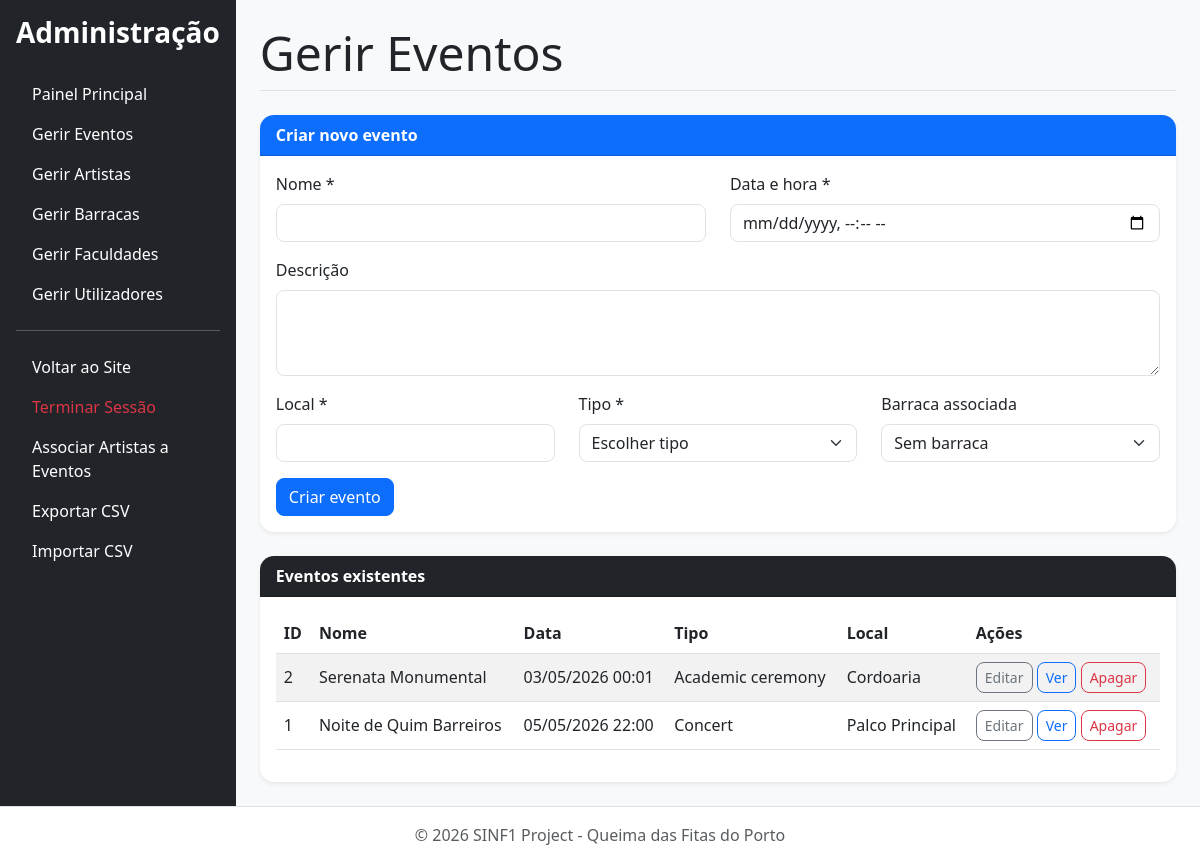
The app's page /public/admin/manage_events.php (signed in) with its own data.
### tables this page shows
CREATE TABLE `event` (
  `id_event` int(11) NOT NULL,
  `name` varchar(100) NOT NULL,
  `description` text DEFAULT NULL,
  `event_date` datetime NOT NULL,
  `location` varchar(100) NOT NULL,
  `event_type` varchar(50) NOT NULL,
  `id_tent` int(11) DEFAULT NULL
);

### src/dal/DataAccessLayer.php (called while the page is built, shortened)
<?php
class DataAccessLayer {
    private $conn;
    public function __construct() {
        $this->conn = new mysqli(DB_HOST, DB_USER, DB_PASS, DB_NAME);
        $this->conn->set_charset("utf8mb4");
    }
    public function executeSelect($query, $params = [], $types = "") {
        $stmt = $this->conn->prepare($query);
        $stmt->execute();
        $result = $stmt->get_result();
        $data = $result->fetch_all(MYSQLI_ASSOC);
        return $data;
    }
}
?>

### src/bll/BusinessLogicLayer.php (called while the page is built, shortened)
<?php
require_once __DIR__ . '/../dal/DataAccessLayer.php';
class BusinessLogicLayer {
    private $dal;
    public function __construct() {
        $this->dal = new DataAccessLayer();
    }
    public function getAllEvents($sortBy = 'date') {
        $orderBy = "e.event_date ASC";
        $query = "SELECT
                    e.*,
                    COALESCE(pa_stats.popularity_count, 0) AS popularity_count,
                    COALESCE(rating_stats.average_rating, 0) AS average_rating,
                    COALESCE(rating_stats.rating_count, 0) AS rating_count
                  FROM event e
                  LEFT JOIN (
                      SELECT id_event, COUNT(*) AS popularity_count
                      FROM personalagenda
                      GROUP BY id_event
                  ) pa_stats ON e.id_event = pa_stats.id_event
                  LEFT JOIN (
                      SELECT id_event, AVG(score) AS average_rating, COUNT(*) AS rating_count
                      FROM rating
                      WHERE id_event IS NOT NULL
                      GROUP BY id_event
                  ) rating_stats ON e.id_event = rating_stats.id_event
                  ORDER BY $orderBy";
        return $this->dal->executeSelect($query);
    }
}
?>

### public/admin/manage_events.php (the view, shortened to what this page needs)
<?php
include '../includes/header_admin.php';
$eventToEdit = null;
$events = $bll->getAllEvents();
?>
<h1 class="display-5 border-bottom pb-2 mb-4">Gerir Eventos</h1>
<div class="card shadow-sm border-0 mb-4">
    <div class="card-header bg-primary text-white">
        <?php echo $eventToEdit ? 'Editar evento' : 'Criar novo evento'; ?>
    </div>
    <div class="card-body">
        <form method="POST" action="manage_events.php">
            <div class="row">
                <div class="col-md-6 mb-3">
                    <label class="form-label">Nome *</label>
                    <input type="text" name="name" class="form-control" value="<?php echo htmlspecialchars($eventToEdit['name'] ?? ''); ?>" required>
                </div>
                <div class="col-md-6 mb-3">
                    <label class="form-label">Data e hora *</label>
                    <input type="datetime-local" name="event_date" class="form-control" value="<?php echo $eventToEdit ? date('Y-m-d\TH:i', strtotime($eventToEdit['event_date'])) : ''; ?>" required>
                </div>
            </div>
            <div class="mb-3">
                <label class="form-label">Descrição</label>
                <textarea name="description" class="form-control" rows="3"><?php echo htmlspecialchars($eventToEdit['description'] ?? ''); ?></textarea>
            </div>
            <div class="row">
                <div class="col-md-4 mb-3">
                    <label class="form-label">Local *</label>
                    <input type="text" name="location" class="form-control" value="<?php echo htmlspecialchars($eventToEdit['location'] ?? ''); ?>" required>
                </div>
                <div class="col-md-4 mb-3">
                    <label class="form-label">Tipo *</label>
                    <select name="event_type" class="form-select" required>
                        <option value="">Escolher tipo</option>
                    </select>
                </div>
                <div class="col-md-4 mb-3">
                    <label class="form-label">Barraca associada</label>
                    <select name="id_tent" class="form-select">
                        <option value="">Sem barraca</option>
                    </select>
                </div>
            </div>
            <button type="submit" class="btn btn-primary">
                <?php echo $eventToEdit ? 'Guardar alterações' : 'Criar evento'; ?>
            </button>
        </form>
    </div>
</div>
<div class="card shadow-sm border-0">
    <div class="card-header bg-dark text-white">
        Eventos existentes
    </div>
    <div class="card-body table-responsive">
        <table class="table table-striped align-middle">
            <thead>
                <tr>
                    <th>ID</th>
                    <th>Nome</th>
                    <th>Data</th>
                    <th>Tipo</th>
                    <th>Local</th>
                    <th>Ações</th>
                </tr>
            </thead>
            <tbody>
                <?php if ($events && count($events) > 0): ?>
                    <?php foreach ($events as $event): ?>
                        <tr>
                            <td><?php echo htmlspecialchars($event['id_event']); ?></td>
                            <td><?php echo htmlspecialchars($event['name']); ?></td>
                            <td>
                                <?php echo date('d/m/Y H:i', strtotime($event['event_date'])); ?>
                            </td>
                            <td><?php echo htmlspecialchars($event['event_type']); ?></td>
                            <td><?php echo htmlspecialchars($event['location']); ?></td>
                            <td>
                                <a
                                    href="manage_events.php?edit=<?php echo $event['id_event']; ?>"
                                    class="btn btn-sm btn-outline-secondary"
                                >
                                    Editar
                                </a>
                                <a
                                    href="../UserInterface/event_detail.php?id=<?php echo $event['id_event']; ?>"
                                    class="btn btn-sm btn-outline-primary"
                                >
                                    Ver
                                </a>
                                <a
                                    href="manage_events.php?delete=<?php echo $event['id_event']; ?>"
                                    class="btn btn-sm btn-outline-danger"
                                    onclick="return confirm('Tens a certeza que queres apagar este evento?');"
                                >
                                    Apagar
                                </a>
                            </td>
                        </tr>
                    <?php endforeach; ?>
                <?php endif; ?>
            </tbody>
        </table>
    </div>
</div>
<?php include '../includes/footer.php'; ?>

### public/css/style.css (style rules this page uses)
body { background-color: #f8f9fa; color: #212529; }
h1, h2, h3, h4, h5 { font-weight: 600; }
.card { border-radius: 14px; overflow: hidden; }
.card-header { font-weight: 600; }
.btn { border-radius: 8px; }
.table th { white-space: nowrap; }
.table td { vertical-align: middle; }
.form-control, .form-select { border-radius: 8px; }

### records on screen
event: id_event "2", name "Serenata Monumental", event_date "03/05/2026 00:01", event_type "Academic ceremony", location "Cordoaria"
event: id_event "1", name "Noite de Quim Barreiros", event_date "05/05/2026 22:00", event_type "Concert", location "Palco Principal"
